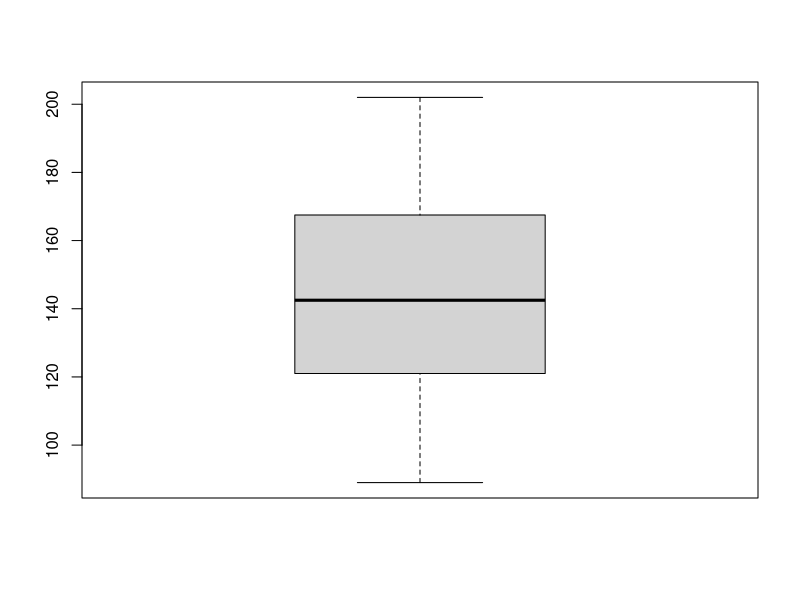
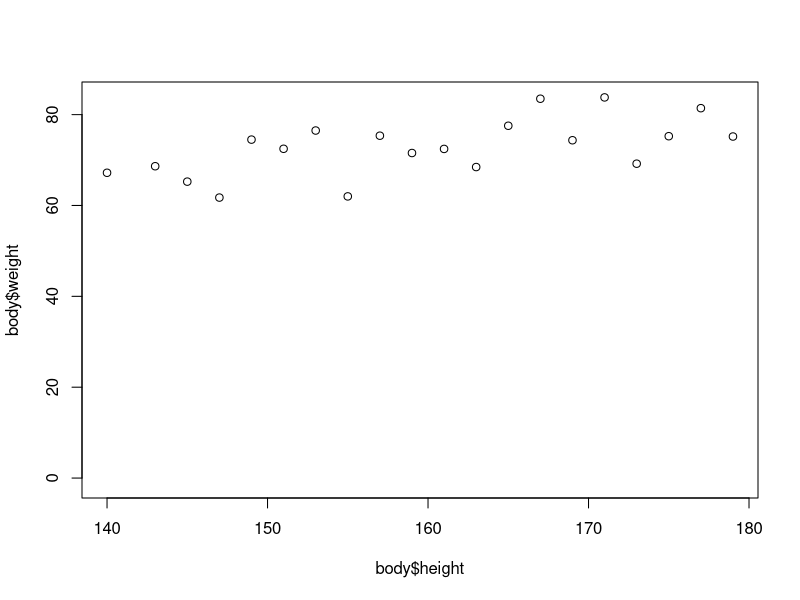
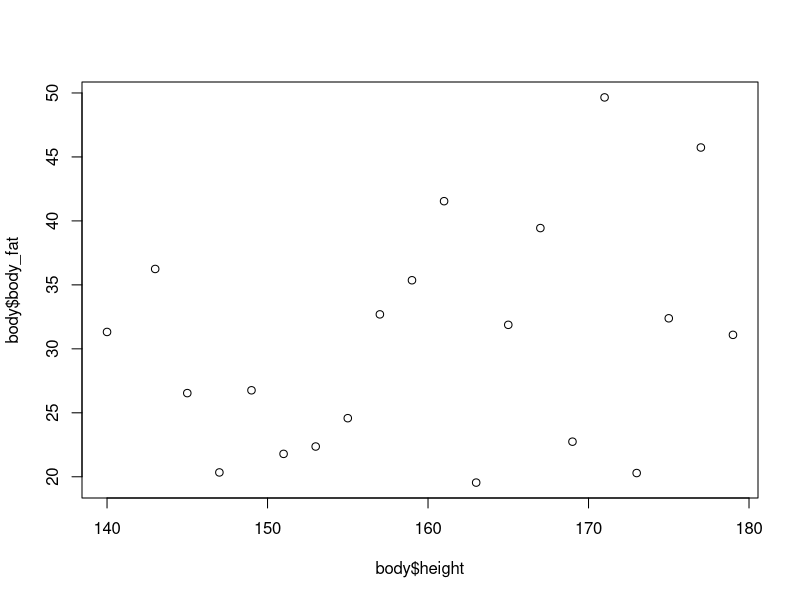
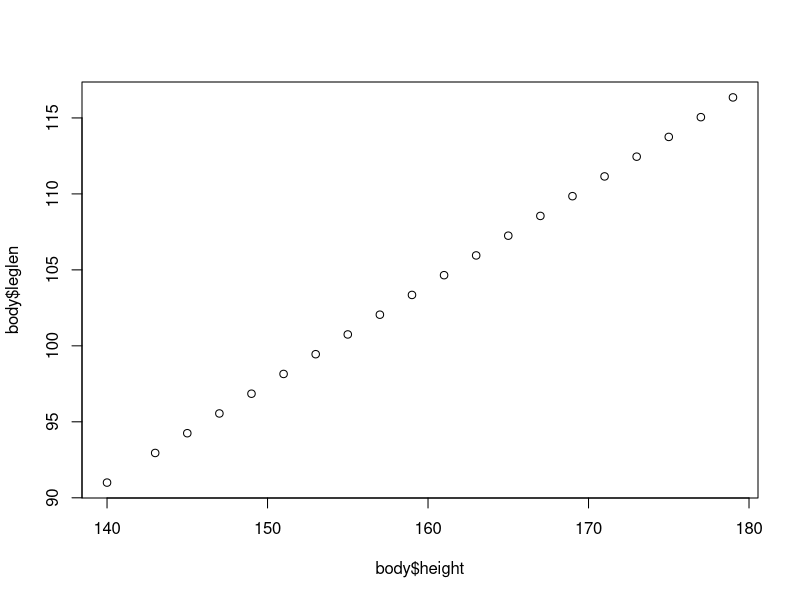
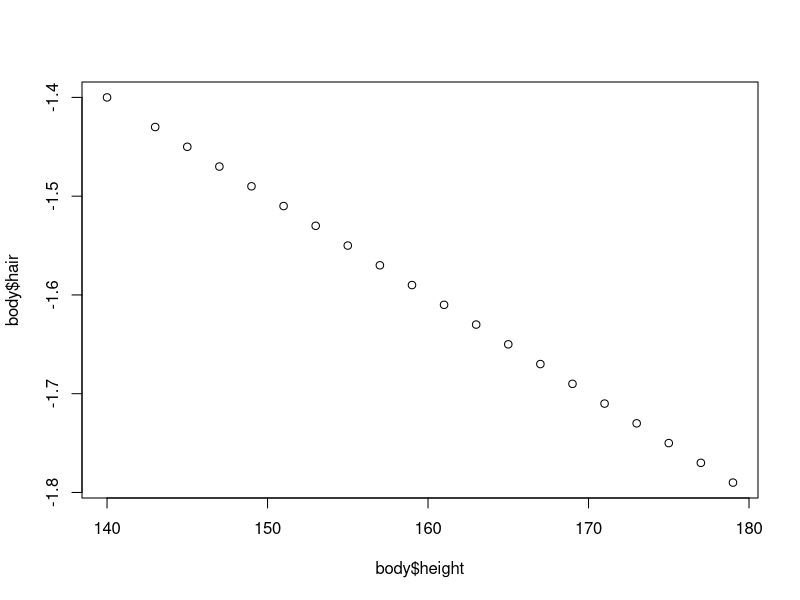

These charts were generated, in order, by the following R code:
#[실습1 해설] 평균

# 카페인 함유량 데이터
coffee <- c(202,177,121,148,89,121,137,158)

#평균계산
cf_mean <- mean(coffee)

# 평균값 출력
print("평균값")
print(cf_mean)

#[실습2 해설] 중앙값

# 중앙값 계산
cf_median <- median(coffee)

# 중앙값 출력
print("중앙값")
print(cf_median)

#[실습3 해설] 최빈값

# 최빈값 계산
cf_mode <- names(which.max(table(coffee)))
# max <-which.max(table(coffee))
# print(max)
# str(max)
# 최빈값 출력
print("최빈값")
print(cf_mode)

#[실습4 해설] 분산

# 분산 계산
cf_var <- var(coffee)

# 분산 출력
print("분산")
print(cf_var)

#[실습5 해설] 표준편차

# 표준편차 계산
cf_std <- sd(coffee)

# 표준편차 출력
print("표준편차")
print(cf_std)

#[실습6 해설] 범위

# 범위 계산
cf_range <- diff(range(coffee))
# cf_max <- max(coffee)

# 범위 출력 max - min
print("범위")
print(cf_range)

#[실습7 해설] 백분위수
#백분위수
cf_quant_20 <-quantile(coffee, probs=c(0.20))
cf_quant_80 <-quantile(coffee, probs=c(0.80))

print(cf_quant_20)
print(cf_quant_80)

#[실습8 해설] 사분위수 범위
q75 <- quantile(coffee, probs=c(0.75))
print(q75)
# 1 사분위수 계산
q25 <- quantile(coffee, probs = c(0.25))
print(q25)
# 사분위수 범위 계산 후 출력
cf_IQR <- q75 - q25
print(cf_IQR)

# summary(coffee)

#[실습9 해설] 변동계수

#CV
cf_cv <- sd(coffee)/mean(coffee)

cf_cv <- round(cf_cv,2)

print(cf_cv)

#[실습10 해설] 도수분포표

# 주량 데이터 
# <- 벡터 데이터
drink_cup <- data.frame(cup <- c(22,7,19,3,10,8,19,7,15,9,35,5),
                        who <- c('A', 'E', 'D', 'B', 'C','A','A','A','D','B', 'C','B'))

print(drink_cup)

# 도수분포표 4개의 그룹으로 범주화

factor_cup <- cut(drink_cup$cup, 4)


print(table(factor_cup))

#[실습11 해설] 상자그림

# 카페인 함유량 데이터
coffee <- c(202,177,121,148,89,121,137,158)

## 여기에 상자그림을 그리는 코드를 작성해주세요
boxplot(coffee)

#[실습12 해설] 분할표

# drink 데이터 불러오기
mart <- read.csv("mart.csv", header=TRUE)
# print(mart)

# Q1.지역별로 선호하는 마트 //지역 - 마트
region_crosstab <- table(mart$region, mart$mart)
print(region_crosstab)

# Q2. 가족구성원의 수별로 선호하는 마트 // 구성원수 - 마트
famnum_crosstab <- table(mart$family_num, mart$mart)
print(famnum_crosstab)

#[실습13 해설] 산점도
# body.csv 읽어오기 
body <- read.csv("body.csv", header=TRUE)

# Q1. 산점도 
##1-1 키와 몸무게간 산점도 
## 여기에 코드를 작성해 주세요
plot(x= body$height, y=body$weight)


##1-2 키와 체지방량 산점도 
## 여기에 코드를 작성해 주세요
plot(x= body$height, y=body$body_fat)

##1-3 키와 다리길이 산점도 
## 여기에 코드를 작성해 주세요

plot(x= body$height, y=body$leglen)


##1-4 키와 모발 산점도 
## 여기에 코드를 작성해 주세요

plot(x= body$height, y=body$hair)

#[실습14 해설] 두 범주형 변수의 요약 공분산
# body.csv 읽어오기 
body = read.csv("body.csv", header=TRUE)

# 공분산
cov_body <- cov(body, use = c( "complete.obs"), method = c("pearson", "kendall", "spearman"))

print(cov_body)

# [실습15 해설] 상관계수
# 상관계수 
corr_body <- cor(body, use = c( "complete.obs"), method = c("pearson", "kendall", "spearman"))

print(corr_body)
